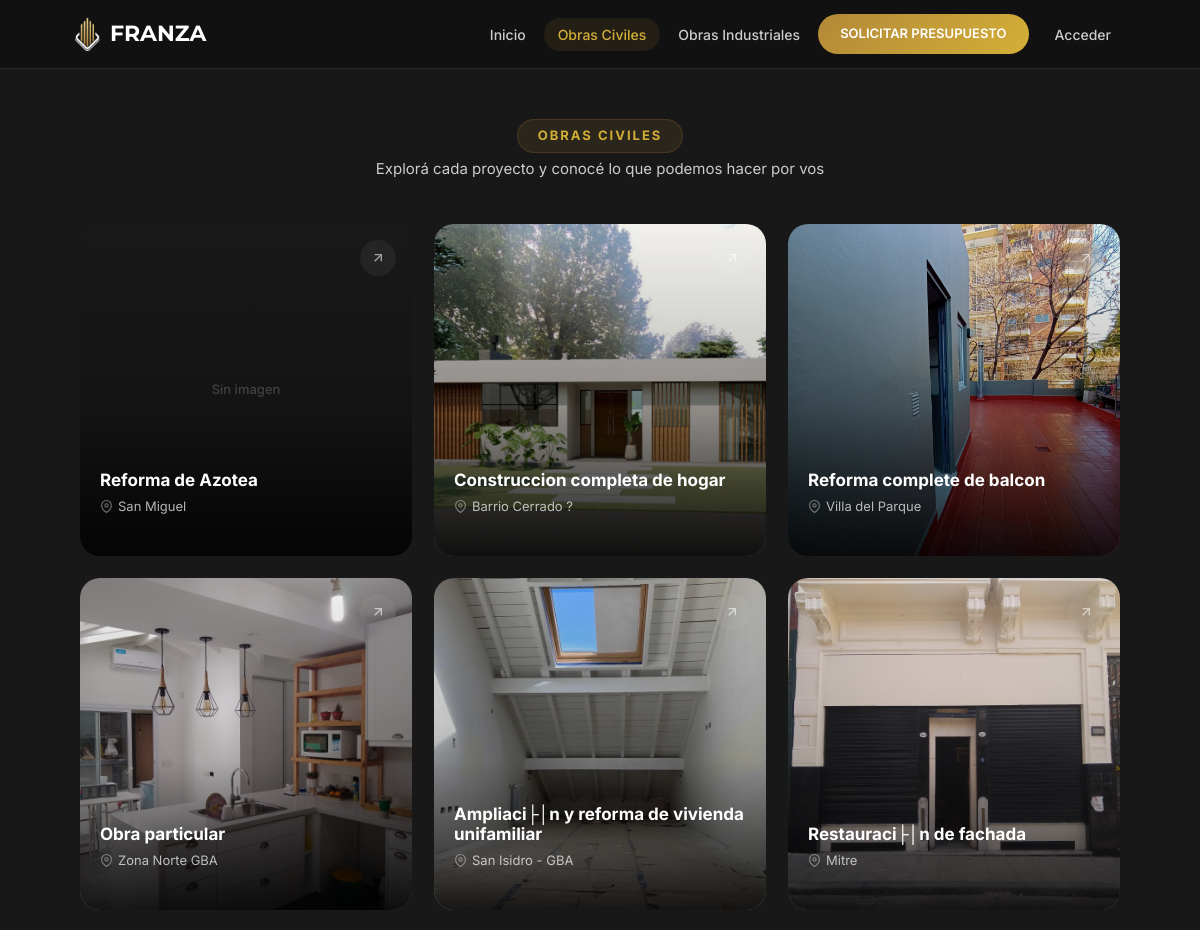
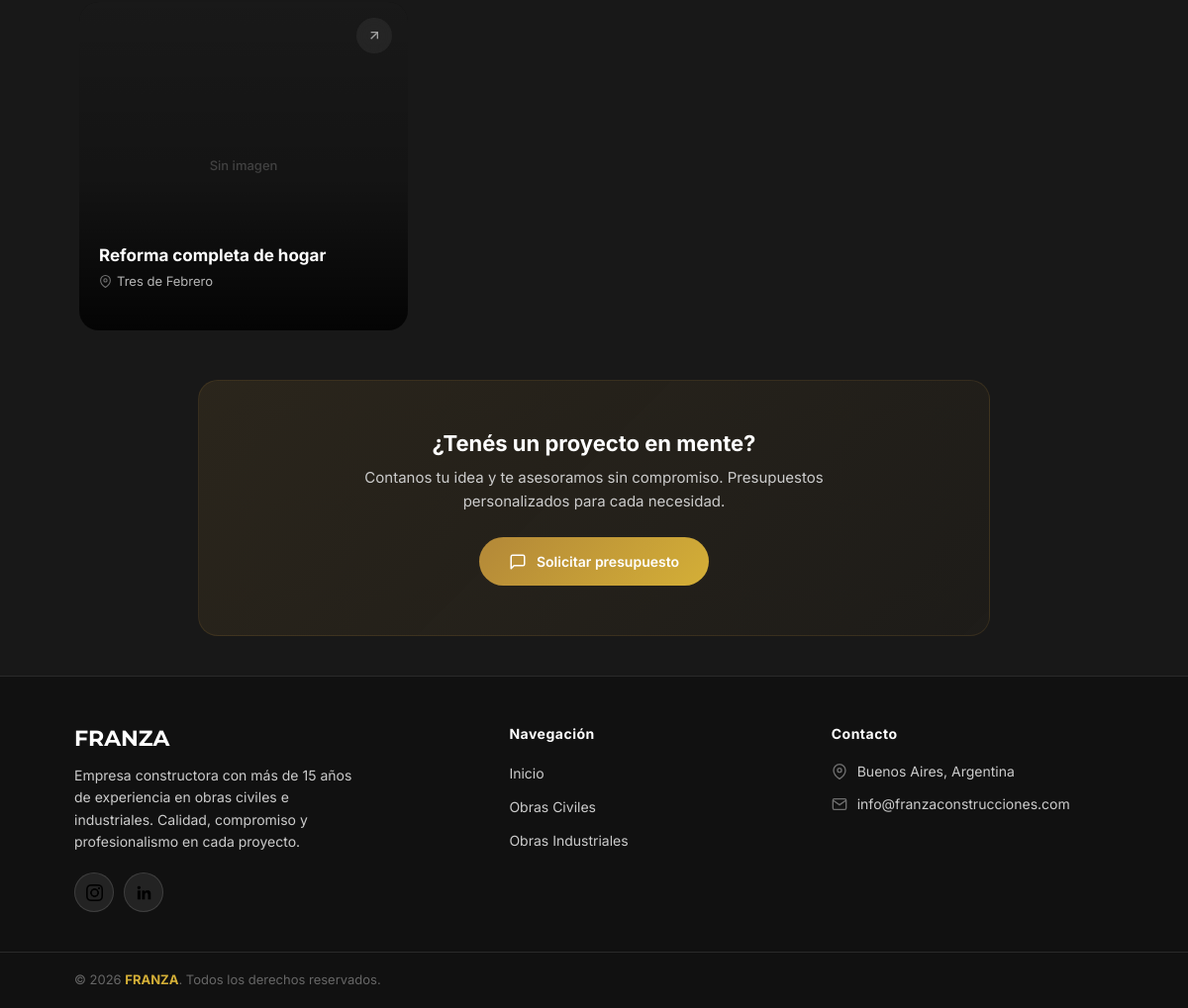
The app's page /sitio/index.php?seccion=obrasciviles with its own data (2 pictures, top to bottom).
### tables this page shows
CREATE TABLE `obras` (
  `obra_id` int(10) unsigned NOT NULL AUTO_INCREMENT,
  `usuario_fk` int(10) unsigned NOT NULL,
  `carpeta` varchar(100) NOT NULL,
  `titulo` varchar(100) NOT NULL,
  `ubicacion` varchar(100) NOT NULL,
  `explicacion` varchar(500) NOT NULL,
  `tipo` varchar(100) NOT NULL,
  `imagen` varchar(255) NOT NULL,
  PRIMARY KEY (`obra_id`),
  KEY `obras_usuarios_fk_idx` (`usuario_fk`),
  CONSTRAINT `obras_usuarios_fk` FOREIGN KEY (`usuario_fk`) REFERENCES `usuarios` (`usuario_id`) ON DELETE NO ACTION ON UPDATE NO ACTION
);

### sitio/classes/Modelos/Obras.php (called while the page is built, shortened)
<?php
class Obras
{
    private int $obra_id = 0;
    private string $carpeta = "";
    private string $titulo = "";
    private string $ubicacion = "";
    private string $imagen = "";
    public function porTipo(string $tipo): array
    {
        $db = DBConexion::getConexion();
        $consulta = "SELECT * FROM obras
                    WHERE tipo = ?";
        $stmt = $db->prepare($consulta);
        $stmt->execute([$tipo]);
        $stmt->setFetchMode(PDO::FETCH_CLASS, self::class);
        return $stmt->fetchAll();
    }
    public function getObraId(): int
    {
        return $this->obra_id;
    }
    public function getCarpeta(): string
    {
        return $this->carpeta;
    }
    public function getTitulo(): string
    {
        return $this->titulo;
    }
    public function getUbicacion(): string
    {
        return $this->ubicacion;
    }
    public function getImagen(): string
    {
        return $this->imagen;
    }
}

### sitio/views/obrasciviles.php (the view, shortened to what this page needs)
<?php
$obrasCiviles = (new Obras)->porTipo('civil');
?>
<section class="main-seccion">
    <div class="section-header">
        <h1 class="h1-view">Obras Civiles</h1>
        <p>Explorá cada proyecto y conocé lo que podemos hacer por vos</p>
    </div>
    <div id="contenedorObrasCiviles" class="container">
        <?php foreach($obrasCiviles as $obra):
            $carpeta = htmlspecialchars($obra->getCarpeta());
            $imagen = htmlspecialchars($obra->getImagen());
            $titulo = htmlspecialchars($obra->getTitulo());
            $ubicacion = htmlspecialchars($obra->getUbicacion());
            $imgRelPath = "img/obrasciviles/{$carpeta}/{$imagen}";
            $imgAbsPath = __DIR__ . "/../img/obrasciviles/{$carpeta}/{$imagen}";
            $tieneImagen = !empty($imagen) && file_exists($imgAbsPath);
        ?>
            <a class="obra-card-listing" href="index.php?seccion=obra-ver&id=<?= (int)$obra->getObraId() ?>">
                <div class="obra-card-listing-img">
                    <?php if($tieneImagen): ?>
                        <img src="<?= $imgRelPath ?>" alt="<?= $titulo ?>">
                    <?php else: ?>
                        <div class="obra-card-no-img">Sin imagen</div>
                    <?php endif; ?>
                </div>
                <div class="obra-card-listing-overlay"></div>
                <div class="obra-card-listing-info">
                    <h3><?= $titulo ?></h3>
                    <p class="obra-card-listing-ubi">
                        <svg width="13" height="13" viewBox="0 0 24 24" fill="none" stroke="currentColor" stroke-width="2"><path d="M21 10c0 7-9 13-9 13s-9-6-9-13a9 9 0 0118 0z"/><circle cx="12" cy="10" r="3"/></svg>
                        <?= $ubicacion ?>
                    </p>
                </div>
                <div class="obra-card-listing-arrow">
                    <svg width="16" height="16" viewBox="0 0 24 24" fill="none" stroke="currentColor" stroke-width="2"><line x1="7" y1="17" x2="17" y2="7"/><polyline points="7 7 17 7 17 17"/></svg>
                </div>
            </a>
        <?php endforeach; ?>
    </div>
    <section class="obras-cta">
        <div class="container">
            <div class="obras-cta-content">
                <h3>¿Tenés un proyecto en mente?</h3>
                <p>Contanos tu idea y te asesoramos sin compromiso. Presupuestos personalizados para cada necesidad.</p>
                <a href="javascript:void(0)" onclick="openWhatsApp()" class="obras-cta-btn">
                    <svg width="18" height="18" viewBox="0 0 24 24" fill="none" stroke="currentColor" stroke-width="2" stroke-linecap="round" stroke-linejoin="round"><path d="M21 15a2 2 0 0 1-2 2H7l-4 4V5a2 2 0 0 1 2-2h14a2 2 0 0 1 2 2z"/></svg>
                    Solicitar presupuesto
                </a>
            </div>
        </div>
    </section>
</section>

### records on screen
obras: shows "Sin imagen", titulo "Reforma de Azotea", ubicacion "San Miguel"
obras: carpeta+imagen (picture), titulo "Construccion completa de hogar", ubicacion "Barrio Cerrado ?"
obras: carpeta+imagen (picture), titulo "Reforma complete de balcon", ubicacion "Villa del Parque"
obras: carpeta+imagen (picture), titulo "Obra particular", ubicacion "Zona Norte GBA"
obras: carpeta+imagen (picture), titulo "Ampliaci├│n y reforma de vivienda unifamiliar", ubicacion "San Isidro - GBA"
obras: carpeta+imagen (picture), titulo "Restauraci├│n de fachada", ubicacion "Mitre"
obras: shows "Sin imagen", titulo "Reforma completa de hogar", ubicacion "Tres de Febrero"
